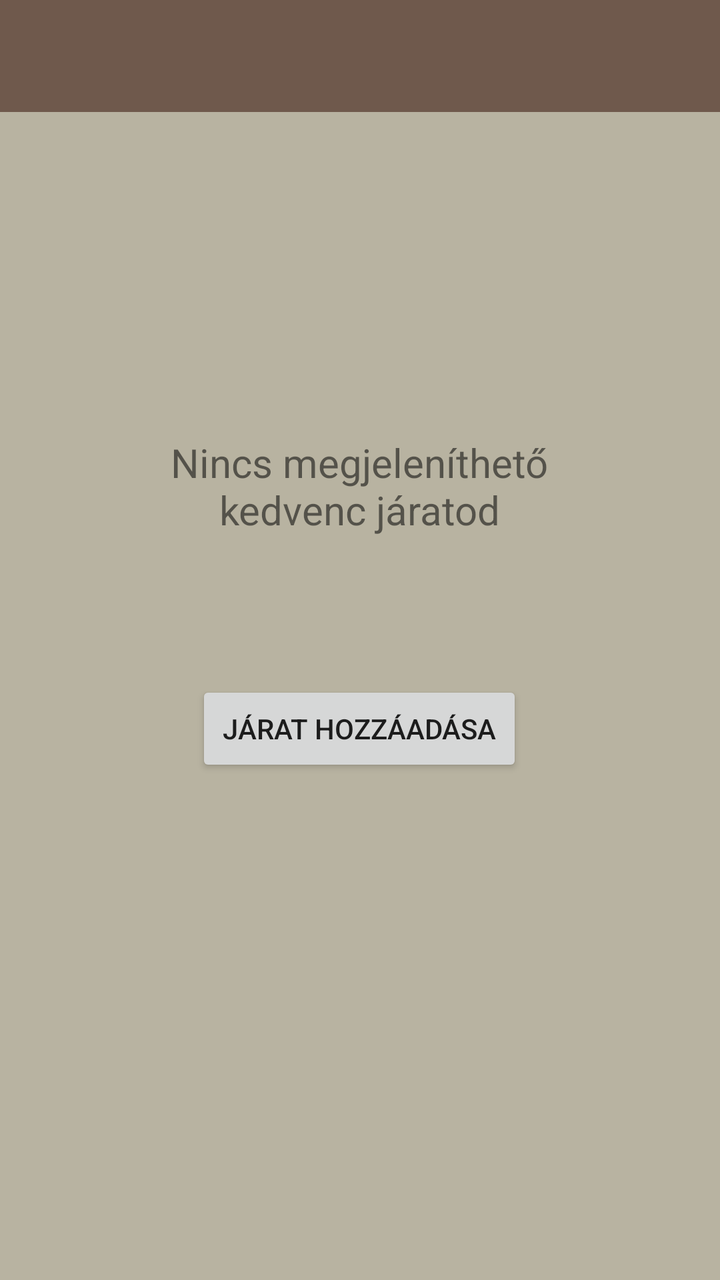
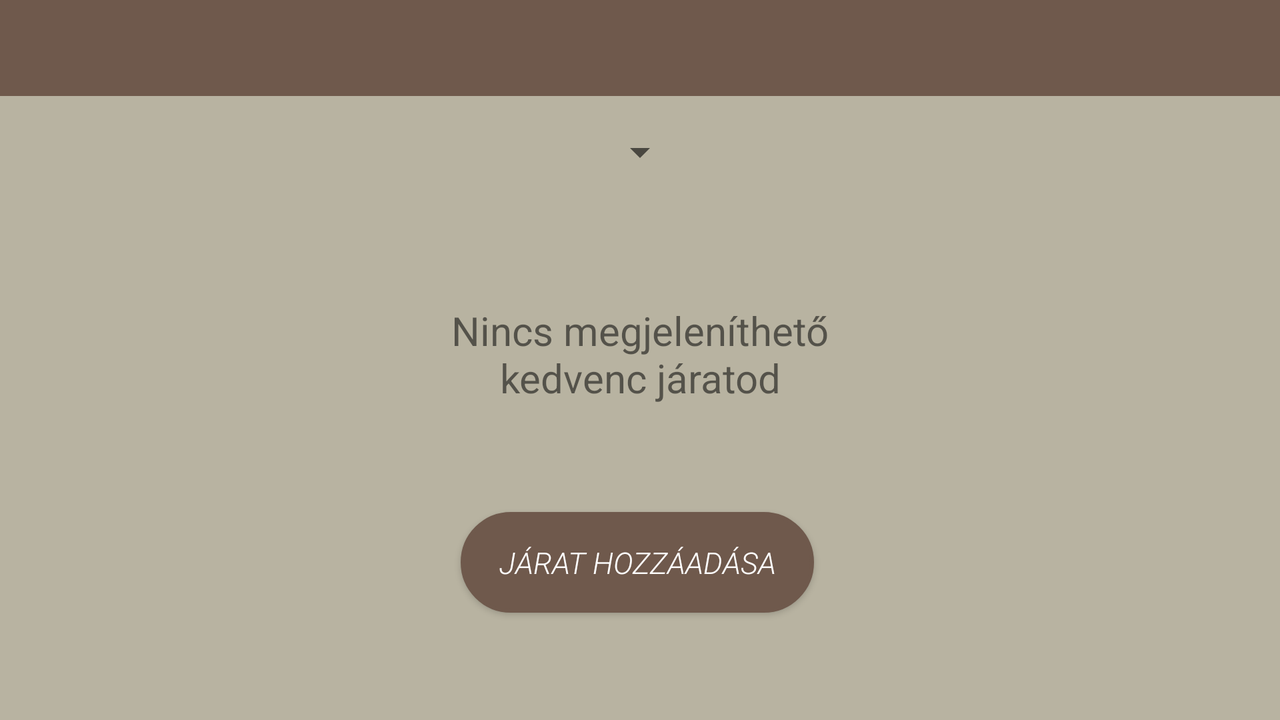

The same Android screen from two of the app's own layout files: first res/layout/ as a phone draws it, then the repository's variant for another configuration, drawn on a device whose configuration selects that folder. Both files follow.
<!-- AndroidManifest.xml: application theme Theme.SzegediMenetrend -->
<!-- res/layout/activity_home_page.xml -->
<?xml version="1.0" encoding="utf-8"?>
<androidx.constraintlayout.widget.ConstraintLayout xmlns:android="http://schemas.android.com/apk/res/android"
    xmlns:app="http://schemas.android.com/apk/res-auto"
    xmlns:tools="http://schemas.android.com/tools"
    android:id="@+id/main"
    android:layout_width="match_parent"
    android:layout_height="match_parent"
    android:background="@color/light"
    tools:context=".HomePageActivity">

    <androidx.appcompat.widget.Toolbar
        android:id="@+id/toolbar"
        android:layout_width="0dp"
        android:layout_height="?attr/actionBarSize"
        android:background="?attr/colorPrimary"
        android:theme="@style/ThemeOverlay.AppCompat.Dark.ActionBar"
        android:title="@string/savedSchedules"
        android:text="@string/savedSchedules"
        app:titleTextColor="@android:color/black"
        app:layout_constraintTop_toTopOf="parent"
        app:layout_constraintStart_toStartOf="parent"
        app:layout_constraintEnd_toEndOf="parent" />




    <TextView
        android:id="@+id/searchBarEditText"
        android:layout_width="wrap_content"
        android:layout_height="wrap_content"
        android:layout_alignParentStart="true"
        android:layout_alignParentEnd="true"
        android:layout_marginTop="144dp"
        android:ems="10"
        android:textSize="20sp"
        android:text="@string/savedScheduleInfo"
        android:textAlignment="center"
        app:layout_constraintBottom_toBottomOf="parent"
        app:layout_constraintEnd_toEndOf="parent"
        app:layout_constraintHorizontal_bias="0.497"
        app:layout_constraintStart_toStartOf="parent"
        app:layout_constraintTop_toBottomOf="@+id/toolbar"
        app:layout_constraintVertical_bias="0.045" />


    <Button
        android:id="@+id/addFavoriteButton"
        android:layout_width="wrap_content"
        android:layout_height="wrap_content"
        android:layout_alignParentStart="true"
        android:layout_alignParentEnd="true"
        android:layout_margin="30dp"
        android:ems="10"
        android:text="@string/addFavorite"
        android:onClick="openScheduleListing"
        app:layout_constraintBottom_toBottomOf="parent"
        app:layout_constraintEnd_toEndOf="parent"
        app:layout_constraintHorizontal_bias="0.497"
        app:layout_constraintStart_toStartOf="parent"
        app:layout_constraintTop_toBottomOf="@+id/searchBarEditText"
        app:layout_constraintVertical_bias="0.159" />


















</androidx.constraintlayout.widget.ConstraintLayout>
<!-- resources referenced by this layout -->
<resources>
  <color name="light">#b8b3a1</color>
  <string name="addFavorite">Járat hozzáadása</string>
  <string name="savedScheduleInfo">Nincs megjeleníthető kedvenc járatod</string>
  <string name="savedSchedules">Kedvenc járataim</string>
  <style name="Theme.SzegediMenetrend" parent="Base.Theme.SzegediMenetrend" />
  <style name="Base.Theme.SzegediMenetrend" parent="Theme.AppCompat.Light.NoActionBar">
          
          
          <item name="colorPrimary">#6F594C</item>
          <item name="colorOnPrimary">#E2DACD</item>
  
      </style>
</resources>
<!-- res/layout-land/activity_home_page.xml (the repository's variant of the layout above) -->
<!-- drawn on the phone turned sideways -->
<?xml version="1.0" encoding="utf-8"?>
<androidx.constraintlayout.widget.ConstraintLayout xmlns:android="http://schemas.android.com/apk/res/android"
    xmlns:app="http://schemas.android.com/apk/res-auto"
    xmlns:tools="http://schemas.android.com/tools"
    android:id="@+id/main"
    android:layout_width="match_parent"
    android:layout_height="match_parent"
    android:background="@color/light"
    tools:context=".HomePageActivity">

    <androidx.appcompat.widget.Toolbar
        android:id="@+id/toolbar"
        android:layout_width="0dp"
        android:layout_height="?attr/actionBarSize"
        android:background="?attr/colorPrimary"
        android:theme="@style/ThemeOverlay.AppCompat.Dark.ActionBar"
        android:title="@string/savedSchedules"
        android:text="@string/savedSchedules"
        app:layout_constraintTop_toTopOf="parent"
        app:layout_constraintStart_toStartOf="parent"
        app:layout_constraintEnd_toEndOf="parent" />

    <Spinner
        android:id="@+id/orderSpinner"
        android:layout_width="wrap_content"
        android:layout_height="wrap_content"
        android:layout_margin="16dp"
        app:layout_constraintEnd_toEndOf="parent"
        app:layout_constraintStart_toStartOf="parent"
        app:layout_constraintTop_toBottomOf="@+id/toolbar" />

    <ListView
        android:id="@+id/favoriteListView"
        android:layout_width="0dp"
        android:layout_height="0dp"
        android:divider="@android:color/darker_gray"
        android:dividerHeight="1dp"
        app:layout_constraintTop_toBottomOf="@id/orderSpinner"
        app:layout_constraintBottom_toBottomOf="parent"
        app:layout_constraintBottom_toTopOf="@id/addFavoriteButton"
        app:layout_constraintStart_toStartOf="parent"
        app:layout_constraintEnd_toEndOf="parent"/>

    <TextView
        android:id="@+id/searchBarEditText"
        android:layout_width="wrap_content"
        android:layout_height="wrap_content"
        android:layout_alignParentStart="true"
        android:layout_alignParentEnd="true"
        android:layout_marginTop="80dp"
        android:ems="10"
        android:textSize="20sp"
        android:text="@string/savedScheduleInfo"
        android:textAlignment="center"
        app:layout_constraintBottom_toTopOf="@id/addFavoriteButton"
        app:layout_constraintEnd_toEndOf="parent"
        app:layout_constraintStart_toStartOf="parent"
        app:layout_constraintTop_toBottomOf="@+id/toolbar" />


    <Button
        android:id="@+id/addFavoriteButton"
        android:layout_width="wrap_content"
        android:layout_height="wrap_content"
        android:layout_alignParentStart="true"
        android:layout_alignParentEnd="true"
        android:layout_margin="30dp"
        android:ems="10"
        android:background="@drawable/button_style"
        android:elevation="40dp"
        style="@style/ButtonTextStyle"
        android:text="@string/addFavorite"
        android:onClick="openScheduleListing"
        app:layout_constraintBottom_toBottomOf="parent"
        app:layout_constraintEnd_toEndOf="parent"
        app:layout_constraintHorizontal_bias="0.497"
        app:layout_constraintStart_toStartOf="parent"
        app:layout_constraintTop_toBottomOf="@+id/searchBarEditText"
        app:layout_constraintVertical_bias="0.159" />

    <Button
        android:id="@+id/deleteButton"
        android:layout_width="wrap_content"
        android:layout_height="wrap_content"
        android:background="@drawable/button_style"
        style="@style/ButtonTextStyle"
        android:text="@string/delete"
        android:visibility="gone"
        android:onClick="deleteFavorites"
        app:layout_constraintBottom_toBottomOf="parent"
        app:layout_constraintEnd_toEndOf="parent"
        app:layout_constraintStart_toStartOf="parent" />


</androidx.constraintlayout.widget.ConstraintLayout>
<!-- resources referenced by the variant -->
<!-- as the phone turned sideways resolves them -->
<resources>
  <color name="light">#b8b3a1</color>
  <!-- drawable button_style (drawable) -->
  <selector xmlns:android="http://schemas.android.com/apk/res/android">
      <item>
          <shape android:shape="rectangle">
  
              <solid android:color="#6F594C" />
              <stroke android:width="2dp" android:color="#6F594C" />
              <corners android:radius="30dp" />
              <padding
                  android:top="10dp"
                  android:bottom="10dp"
                  android:left="15dp"
                  android:right="15dp" />
  
          </shape>
      </item>
  </selector>
  <string name="addFavorite">Járat hozzáadása</string>
  <string name="delete">Törlés</string>
  <string name="savedScheduleInfo">Nincs megjeleníthető kedvenc járatod</string>
  <string name="savedSchedules">Kedvenc járataim</string>
  <style name="ButtonTextStyle">
          <item name="android:fontFamily">sans-serif-light</item>
          <item name="android:textSize">15sp</item>
          <item name="android:textStyle">italic</item>
          <item name="android:textColor">#FFFFFF</item>
          <item name="android:padding">15dp</item>
      </style>
  <style name="Theme.SzegediMenetrend" parent="Base.Theme.SzegediMenetrend" />
  <style name="Base.Theme.SzegediMenetrend" parent="Theme.AppCompat.Light.NoActionBar">
          
          
          <item name="colorPrimary">#6F594C</item>
          <item name="colorOnPrimary">#E2DACD</item>
  
      </style>
</resources>
